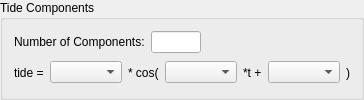
    <widget class="QGroupBox" name="groupBox_2">
     <property name="title">
      <string>Tide Components</string>
     </property>
     <layout class="QGridLayout" name="gridLayout_2">
      <item row="0" column="0">
       <layout class="QHBoxLayout" name="horizontalLayout_3">
        <item>
         <widget class="QLabel" name="label_13">
          <property name="sizePolicy">
           <sizepolicy hsizetype="Minimum" vsizetype="Preferred">
            <horstretch>0</horstretch>
            <verstretch>0</verstretch>
           </sizepolicy>
          </property>
          <property name="maximumSize">
           <size>
            <width>200</width>
            <height>16777215</height>
           </size>
          </property>
          <property name="toolTip">
           <string>&lt;html&gt;&lt;head/&gt;&lt;body&gt;&lt;p&gt;Number of tide components (i) in tide equation eq:&lt;/p&gt;&lt;p&gt;&lt;span style=&quot; font-style:italic;&quot;&gt;tide = Σ[ A&lt;/span&gt;&lt;span style=&quot; font-style:italic; vertical-align:sub;&quot;&gt;i&lt;/span&gt;&lt;span style=&quot; font-style:italic;&quot;&gt; * cos(ω&lt;/span&gt;&lt;span style=&quot; font-style:italic; vertical-align:sub;&quot;&gt;i&lt;/span&gt;&lt;span style=&quot; font-style:italic;&quot;&gt;*t + φ&lt;/span&gt;&lt;span style=&quot; font-style:italic; vertical-align:sub;&quot;&gt;i&lt;/span&gt;&lt;span style=&quot; font-style:italic;&quot;&gt;) ]&lt;/span&gt;&lt;/p&gt;&lt;p&gt;where:&lt;/p&gt;&lt;p&gt;&lt;span style=&quot; font-style:italic;&quot;&gt;tide &lt;/span&gt;- canal water level with respect to MSL [m AMSL]&lt;/p&gt;&lt;p&gt;&lt;span style=&quot; font-style:italic;&quot;&gt;A&lt;/span&gt;&lt;span style=&quot; font-style:italic; vertical-align:sub;&quot;&gt;i&lt;/span&gt; - amplitude [m]&lt;/p&gt;&lt;p&gt;&lt;span style=&quot; font-style:italic;&quot;&gt;ω&lt;/span&gt;&lt;span style=&quot; font-style:italic; vertical-align:sub;&quot;&gt;i&lt;/span&gt; - angular velocity [rad/s]&lt;/p&gt;&lt;p&gt;&lt;span style=&quot; font-style:italic;&quot;&gt;t&lt;/span&gt; - time [s]&lt;/p&gt;&lt;p&gt;&lt;span style=&quot; font-style:italic;&quot;&gt;φ&lt;/span&gt;&lt;span style=&quot; font-style:italic; vertical-align:sub;&quot;&gt;i&lt;/span&gt; - phase shift [-]&lt;/p&gt;&lt;p&gt;&lt;br/&gt;This number is automatically detected from the input `tide-data` table&lt;/p&gt;&lt;/body&gt;&lt;/html&gt;</string>
          </property>
          <property name="text">
           <string>Number of Components:</string>
          </property>
          <property name="buddy">
           <cstring>le_n_tides</cstring>
          </property>
         </widget>
        </item>
        <item>
         <widget class="QLineEdit" name="le_n_tides">
          <property name="enabled">
           <bool>true</bool>
          </property>
          <property name="maximumSize">
           <size>
            <width>50</width>
            <height>16777215</height>
           </size>
          </property>
          <property name="toolTip">
           <string>&lt;html&gt;&lt;head/&gt;&lt;body&gt;&lt;p&gt;Number of tide components (i) in tide equation eq:&lt;/p&gt;&lt;p&gt;&lt;span style=&quot; font-style:italic;&quot;&gt;tide = Σ[ A&lt;/span&gt;&lt;span style=&quot; font-style:italic; vertical-align:sub;&quot;&gt;i&lt;/span&gt;&lt;span style=&quot; font-style:italic;&quot;&gt; * cos(ω&lt;/span&gt;&lt;span style=&quot; font-style:italic; vertical-align:sub;&quot;&gt;i&lt;/span&gt;&lt;span style=&quot; font-style:italic;&quot;&gt;*t + φ&lt;/span&gt;&lt;span style=&quot; font-style:italic; vertical-align:sub;&quot;&gt;i&lt;/span&gt;&lt;span style=&quot; font-style:italic;&quot;&gt;) ]&lt;/span&gt;&lt;/p&gt;&lt;p&gt;&lt;br/&gt;This number is automatically detected from the input `tide-data` table&lt;/p&gt;&lt;/body&gt;&lt;/html&gt;</string>
          </property>
          <property name="readOnly">
           <bool>true</bool>
          </property>
         </widget>
        </item>
        <item>
         <spacer name="horizontalSpacer_3">
          <property name="orientation">
           <enum>Qt::Horizontal</enum>
          </property>
          <property name="sizeHint" stdset="0">
           <size>
            <width>40</width>
            <height>20</height>
           </size>
          </property>
         </spacer>
        </item>
       </layout>
      </item>
      <item row="1" column="0">
       <layout class="QHBoxLayout" name="horizontalLayout_2">
        <item>
         <widget class="QLabel" name="label_22">
          <property name="sizePolicy">
           <sizepolicy hsizetype="Preferred" vsizetype="Preferred">
            <horstretch>0</horstretch>
            <verstretch>0</verstretch>
           </sizepolicy>
          </property>
          <property name="maximumSize">
           <size>
            <width>50</width>
            <height>16777215</height>
           </size>
          </property>
          <property name="toolTip">
           <string>&lt;html&gt;&lt;head/&gt;&lt;body&gt;&lt;p&gt;Tide governing equation:&lt;/p&gt;&lt;p&gt;&lt;span style=&quot; font-style:italic;&quot;&gt;tide = Σ[ A&lt;/span&gt;&lt;span style=&quot; font-style:italic; vertical-align:sub;&quot;&gt;i&lt;/span&gt;&lt;span style=&quot; font-style:italic;&quot;&gt; * cos(ω&lt;/span&gt;&lt;span style=&quot; font-style:italic; vertical-align:sub;&quot;&gt;i&lt;/span&gt;&lt;span style=&quot; font-style:italic;&quot;&gt;*t + φ&lt;/span&gt;&lt;span style=&quot; font-style:italic; vertical-align:sub;&quot;&gt;i&lt;/span&gt;&lt;span style=&quot; font-style:italic;&quot;&gt;) ]&lt;/span&gt;&lt;/p&gt;&lt;p&gt;where:&lt;/p&gt;&lt;p&gt;&lt;span style=&quot; font-style:italic;&quot;&gt;tide &lt;/span&gt;- canal water level with respect to MSL [m AMSL]&lt;/p&gt;&lt;p&gt;&lt;span style=&quot; font-style:italic;&quot;&gt;A&lt;/span&gt;&lt;span style=&quot; font-style:italic; vertical-align:sub;&quot;&gt;i&lt;/span&gt; - amplitude [m]&lt;/p&gt;&lt;p&gt;&lt;span style=&quot; font-style:italic;&quot;&gt;ω&lt;/span&gt;&lt;span style=&quot; font-style:italic; vertical-align:sub;&quot;&gt;i&lt;/span&gt; - angular velocity [rad/s]&lt;/p&gt;&lt;p&gt;&lt;span style=&quot; font-style:italic;&quot;&gt;t&lt;/span&gt; - time [s]&lt;/p&gt;&lt;p&gt;&lt;span style=&quot; font-style:italic;&quot;&gt;φ&lt;/span&gt;&lt;span style=&quot; font-style:italic; vertical-align:sub;&quot;&gt;i&lt;/span&gt; - phase shift [-]&lt;/p&gt;&lt;/body&gt;&lt;/html&gt;</string>
          </property>
          <property name="text">
           <string>tide =</string>
          </property>
         </widget>
        </item>
        <item>
         <widget class="QComboBox" name="cb_tides_A">
          <property name="sizePolicy">
           <sizepolicy hsizetype="Preferred" vsizetype="Fixed">
            <horstretch>0</horstretch>
            <verstretch>0</verstretch>
           </sizepolicy>
          </property>
          <property name="toolTip">
           <string>&lt;html&gt;&lt;head/&gt;&lt;body&gt;&lt;p&gt;Select the column with amplitude components of the tide equation:&lt;/p&gt;&lt;p&gt;&lt;span style=&quot; font-style:italic;&quot;&gt;tide = Σ[ &lt;/span&gt;&lt;span style=&quot; font-weight:600; font-style:italic;&quot;&gt;A&lt;/span&gt;&lt;span style=&quot; font-weight:600; font-style:italic; vertical-align:sub;&quot;&gt;i&lt;/span&gt;&lt;span style=&quot; font-style:italic;&quot;&gt; * cos(ω&lt;/span&gt;&lt;span style=&quot; font-style:italic; vertical-align:sub;&quot;&gt;i&lt;/span&gt;&lt;span style=&quot; font-style:italic;&quot;&gt;*t + φ&lt;/span&gt;&lt;span style=&quot; font-style:italic; vertical-align:sub;&quot;&gt;i&lt;/span&gt;&lt;span style=&quot; font-style:italic;&quot;&gt;) ]&lt;/span&gt;&lt;/p&gt;&lt;/body&gt;&lt;/html&gt;</string>
          </property>
         </widget>
        </item>
        <item>
         <widget class="QLabel" name="label_23">
          <property name="sizePolicy">
           <sizepolicy hsizetype="Preferred" vsizetype="Preferred">
            <horstretch>0</horstretch>
            <verstretch>0</verstretch>
           </sizepolicy>
          </property>
          <property name="maximumSize">
           <size>
            <width>40</width>
            <height>16777215</height>
           </size>
          </property>
          <property name="text">
           <string>* cos(</string>
          </property>
         </widget>
        </item>
        <item>
         <widget class="QComboBox" name="cb_tides_omega">
          <property name="sizePolicy">
           <sizepolicy hsizetype="Preferred" vsizetype="Fixed">
            <horstretch>0</horstretch>
            <verstretch>0</verstretch>
           </sizepolicy>
          </property>
          <property name="toolTip">
           <string>&lt;html&gt;&lt;head/&gt;&lt;body&gt;&lt;p&gt;Select the column with angular velocity components of the tide equation:&lt;/p&gt;&lt;p&gt;&lt;span style=&quot; font-style:italic;&quot;&gt;tide = Σ[ &lt;/span&gt;&lt;span style=&quot; font-style:italic;&quot;&gt;A&lt;/span&gt;&lt;span style=&quot; font-style:italic; vertical-align:sub;&quot;&gt;i&lt;/span&gt;&lt;span style=&quot; font-style:italic;&quot;/&gt;&lt;span style=&quot; font-style:italic;&quot;&gt;* cos(&lt;/span&gt;&lt;span style=&quot; font-weight:600; font-style:italic;&quot;&gt;ω&lt;/span&gt;&lt;span style=&quot; font-weight:600; font-style:italic; vertical-align:sub;&quot;&gt;i&lt;/span&gt;&lt;span style=&quot; font-style:italic;&quot;&gt;*t + φ&lt;/span&gt;&lt;span style=&quot; font-style:italic; vertical-align:sub;&quot;&gt;i&lt;/span&gt;&lt;span style=&quot; font-style:italic;&quot;&gt;) ]&lt;/span&gt;&lt;/p&gt;&lt;/body&gt;&lt;/html&gt;</string>
          </property>
         </widget>
        </item>
        <item>
         <widget class="QLabel" name="label_24">
          <property name="sizePolicy">
           <sizepolicy hsizetype="Preferred" vsizetype="Preferred">
            <horstretch>0</horstretch>
            <verstretch>0</verstretch>
           </sizepolicy>
          </property>
          <property name="maximumSize">
           <size>
            <width>30</width>
            <height>16777215</height>
           </size>
          </property>
          <property name="text">
           <string>*t +</string>
          </property>
         </widget>
        </item>
        <item>
         <widget class="QComboBox" name="cb_tides_phi">
          <property name="sizePolicy">
           <sizepolicy hsizetype="Preferred" vsizetype="Fixed">
            <horstretch>0</horstretch>
            <verstretch>0</verstretch>
           </sizepolicy>
          </property>
          <property name="toolTip">
           <string>&lt;html&gt;&lt;head/&gt;&lt;body&gt;&lt;p&gt;Select the column with phase shift components of the tide equation:&lt;/p&gt;&lt;p&gt;&lt;span style=&quot; font-style:italic;&quot;&gt;tide = Σ[ A&lt;/span&gt;&lt;span style=&quot; font-style:italic; vertical-align:sub;&quot;&gt;i&lt;/span&gt;&lt;span style=&quot; font-style:italic;&quot;&gt; * cos(&lt;/span&gt;&lt;span style=&quot; font-style:italic;&quot;&gt;ω&lt;/span&gt;&lt;span style=&quot; font-style:italic; vertical-align:sub;&quot;&gt;i&lt;/span&gt;&lt;span style=&quot; font-style:italic;&quot;&gt;*t + &lt;/span&gt;&lt;span style=&quot; font-weight:600; font-style:italic;&quot;&gt;φ&lt;/span&gt;&lt;span style=&quot; font-weight:600; font-style:italic; vertical-align:sub;&quot;&gt;i&lt;/span&gt;&lt;span style=&quot; font-style:italic;&quot;&gt;) ]&lt;/span&gt;&lt;/p&gt;&lt;/body&gt;&lt;/html&gt;</string>
          </property>
         </widget>
        </item>
        <item>
         <widget class="QLabel" name="label_25">
          <property name="sizePolicy">
           <sizepolicy hsizetype="Preferred" vsizetype="Preferred">
            <horstretch>0</horstretch>
            <verstretch>0</verstretch>
           </sizepolicy>
          </property>
          <property name="maximumSize">
           <size>
            <width>10</width>
            <height>16777215</height>
           </size>
          </property>
          <property name="text">
           <string>)</string>
          </property>
         </widget>
        </item>
       </layout>
      </item>
     </layout>
    </widget>
